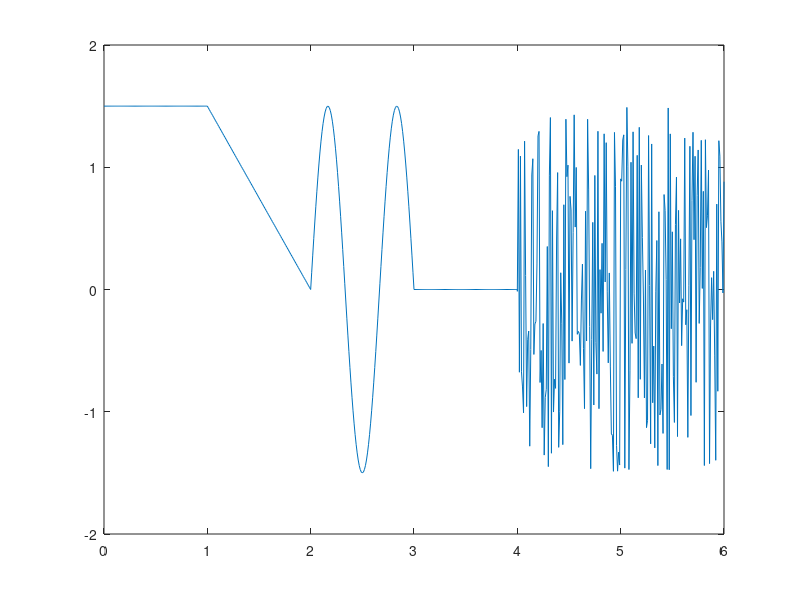

MATLAB code for this plot:
%%sinusoīda
t_sin=2:0.01:3;%periods
A0=0; %vertiba ap kuru ir sin 
A=1.5; %sin amplituda
T=(3-2)/1.5; %periods
f=1/T; %frekvence
delay=2;

y_sin=A0+A*sin(2*pi*f*(t_sin-delay));
%plot(t_sin,y_sin)


%% Lineāri mainīgā funkcija
t_saw = 1:0.01:2;%peroids
%k = (yA-yB)/(tA-tB) %Slīpuma koeficents
k = (1.5-0)/(1-2);
delay = 2;

y_saw = k*(t_saw-delay);
%plot(t_saw,y_saw)
%% Konstantes signāls
t_const = 0:0.01:1;
y_const=1.5+t_const*0;
%plot(t_const,y_const)

%% nuļļu signāls
t_zero = 3:0.01:4;
y_zero = 0+t_zero*0;
%plot(t_zero,y_zero)

%% trokšņa signāls
t_noise = 4:0.01:6;
y_noise = 3*rand(size(t_noise))-1.5;
%plot(t_noise,y_noise)
%% Signālu apvienošana
t = [t_const, t_saw, t_sin, t_zero, t_noise];
y = [y_const, y_saw, y_sin, y_zero, y_noise];
plot(t,y)
axis ([0 6 -2 2])